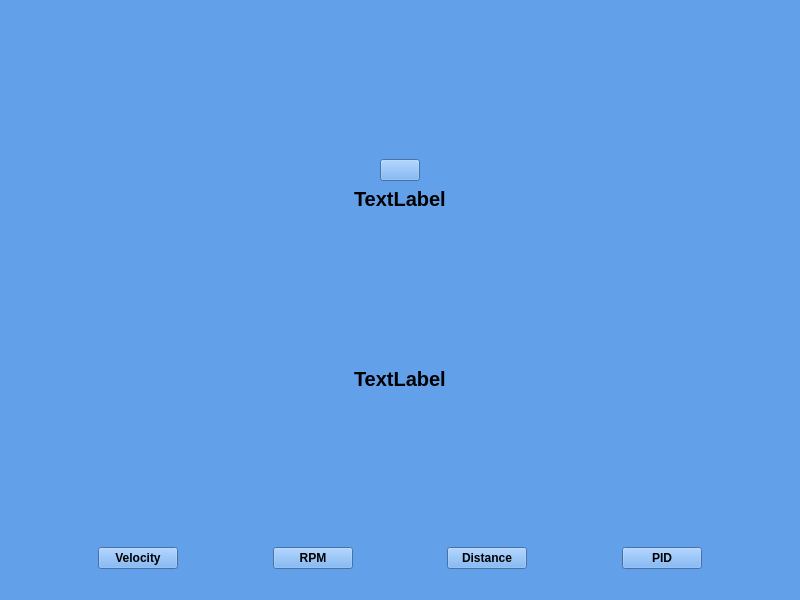
<?xml version="1.0" encoding="UTF-8"?>
<ui version="4.0">
 <class>MainWindow</class>
 <widget class="QMainWindow" name="MainWindow">
  <property name="geometry">
   <rect>
    <x>0</x>
    <y>0</y>
    <width>800</width>
    <height>600</height>
   </rect>
  </property>
  <property name="windowTitle">
   <string>MainWindow</string>
  </property>
  <property name="styleSheet">
   <string notr="true">background-color: rgb(98, 160, 234);</string>
  </property>
  <widget class="QWidget" name="centralwidget">
   <layout class="QVBoxLayout" name="verticalLayout">
    <item>
     <spacer name="verticalSpacer_3">
      <property name="orientation">
       <enum>Qt::Vertical</enum>
      </property>
      <property name="sizeHint" stdset="0">
       <size>
        <width>20</width>
        <height>40</height>
       </size>
      </property>
     </spacer>
    </item>
    <item alignment="Qt::AlignHCenter">
     <widget class="QPushButton" name="logo">
      <property name="icon">
       <iconset resource="image.qrc">
        <normaloff>:/images/logo.jpg</normaloff>:/images/logo.jpg</iconset>
      </property>
      <property name="iconSize">
       <size>
        <width>124</width>
        <height>124</height>
       </size>
      </property>
     </widget>
    </item>
    <item alignment="Qt::AlignHCenter">
     <widget class="QLabel" name="label">
      <property name="font">
       <font>
        <pointsize>15</pointsize>
        <bold>true</bold>
       </font>
      </property>
      <property name="text">
       <string>TextLabel</string>
      </property>
     </widget>
    </item>
    <item>
     <spacer name="verticalSpacer_2">
      <property name="orientation">
       <enum>Qt::Vertical</enum>
      </property>
      <property name="sizeHint" stdset="0">
       <size>
        <width>20</width>
        <height>40</height>
       </size>
      </property>
     </spacer>
    </item>
    <item alignment="Qt::AlignHCenter">
     <widget class="QLabel" name="label_2">
      <property name="font">
       <font>
        <pointsize>15</pointsize>
        <bold>true</bold>
       </font>
      </property>
      <property name="text">
       <string>TextLabel</string>
      </property>
     </widget>
    </item>
    <item>
     <spacer name="verticalSpacer">
      <property name="orientation">
       <enum>Qt::Vertical</enum>
      </property>
      <property name="sizeHint" stdset="0">
       <size>
        <width>20</width>
        <height>40</height>
       </size>
      </property>
     </spacer>
    </item>
    <item>
     <layout class="QHBoxLayout" name="horizontalLayout_2">
      <property name="bottomMargin">
       <number>0</number>
      </property>
      <item>
       <spacer name="horizontalSpacer">
        <property name="orientation">
         <enum>Qt::Horizontal</enum>
        </property>
        <property name="sizeHint" stdset="0">
         <size>
          <width>40</width>
          <height>20</height>
         </size>
        </property>
       </spacer>
      </item>
      <item>
       <widget class="QPushButton" name="pushButton">
        <property name="font">
         <font>
          <bold>true</bold>
         </font>
        </property>
        <property name="text">
         <string>Velocity</string>
        </property>
       </widget>
      </item>
      <item>
       <spacer name="horizontalSpacer_2">
        <property name="orientation">
         <enum>Qt::Horizontal</enum>
        </property>
        <property name="sizeHint" stdset="0">
         <size>
          <width>40</width>
          <height>20</height>
         </size>
        </property>
       </spacer>
      </item>
      <item>
       <widget class="QPushButton" name="pushButton_2">
        <property name="font">
         <font>
          <bold>true</bold>
         </font>
        </property>
        <property name="text">
         <string>RPM</string>
        </property>
       </widget>
      </item>
      <item>
       <spacer name="horizontalSpacer_3">
        <property name="orientation">
         <enum>Qt::Horizontal</enum>
        </property>
        <property name="sizeHint" stdset="0">
         <size>
          <width>40</width>
          <height>20</height>
         </size>
        </property>
       </spacer>
      </item>
      <item>
       <widget class="QPushButton" name="pushButton_3">
        <property name="font">
         <font>
          <bold>true</bold>
         </font>
        </property>
        <property name="text">
         <string>Distance</string>
        </property>
       </widget>
      </item>
      <item>
       <spacer name="horizontalSpacer_5">
        <property name="orientation">
         <enum>Qt::Horizontal</enum>
        </property>
        <property name="sizeHint" stdset="0">
         <size>
          <width>40</width>
          <height>20</height>
         </size>
        </property>
       </spacer>
      </item>
      <item>
       <widget class="QPushButton" name="pushButton_4">
        <property name="font">
         <font>
          <bold>true</bold>
         </font>
        </property>
        <property name="text">
         <string>PID</string>
        </property>
       </widget>
      </item>
      <item>
       <spacer name="horizontalSpacer_4">
        <property name="orientation">
         <enum>Qt::Horizontal</enum>
        </property>
        <property name="sizeHint" stdset="0">
         <size>
          <width>40</width>
          <height>20</height>
         </size>
        </property>
       </spacer>
      </item>
     </layout>
    </item>
   </layout>
  </widget>
  <widget class="QMenuBar" name="menubar">
   <property name="geometry">
    <rect>
     <x>0</x>
     <y>0</y>
     <width>800</width>
     <height>22</height>
    </rect>
   </property>
  </widget>
  <widget class="QStatusBar" name="statusbar"/>
 </widget>
 <resources>
  <include location="image.qrc"/>
 </resources>
 <connections/>
</ui>
